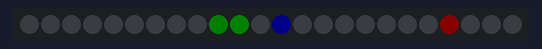
Recording of a sketch running on a simulated Arduino Uno, built with avr-gcc and run on an emulated ATmega328P. Parts: 24 RGB LEDs in strip order, left to right. Dim RGB values are drawn brighter than linear; the local clock reads 2024-03-15 10:24:30 at power-on unless the sketch sets it.

Above: at 0.2 s.
At 5.2 s:
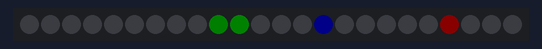
At 11.2 s:
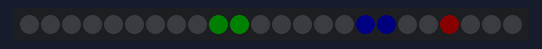
At 21.2 s:
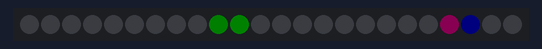
At 29.2 s:
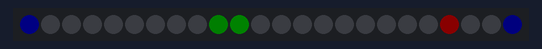
At 37.2 s:
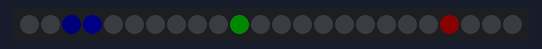

Measured:
- what the display in image 4 shows lasts 1.1 s, from 29.1 s to 30.2 s

The sketch:

neopixel-ringclock-DS1307.ino
```cpp
//RTCLib by Adafruit x DS1307
#include "RTClib.h"
RTC_DS1307 rtc;

#include <Wire.h>
#include <FastLED.h>

#define LED_PIN     4
#define COLOR_ORDER GRB
#define CHIPSET     WS2812
#define NUM_LEDS    24

CRGB leds[NUM_LEDS];

void setup() {
  Serial.begin(9600);
  FastLED.addLeds<CHIPSET, LED_PIN, COLOR_ORDER>(leds, NUM_LEDS).setCorrection( TypicalLEDStrip );
  FastLED.setBrightness( 10 );
  FastLED.setMaxPowerInVoltsAndMilliamps( 5, 500);

  //impostazione modulo RTC DS1307 (I2C)
  if (! rtc.begin()) {
    Serial.println("Couldn't find RTC");
    Serial.flush();
    abort();
  }
  if (! rtc.isrunning()) {
    Serial.println("RTC is NOT running, let's set the time!");
    rtc.adjust(DateTime(F(__DATE__), F(__TIME__)));
  }
}

int h = 7;
int m = 15;
int s = 0;
int r,g,b;
int i = 0;
char str[9];

void loop() {
  FastLED.clear();
  //sprintf(str, "%02d:%02d:%02d", h, m, s);
  //Serial.println(str);

  //secondi
  float n = (((float)s) * 24.0) / 60.0;
  int id = (int)n;
  int nexid = ( (id+1) >= 24 ? 0 : id+1 );
  int nexlev = ((n - (float)id) * 255.0);
  //Serial.println(nexlev);

  leds[id].blue = (255-nexlev);
  leds[nexid].blue = (nexlev);

  //minuti
  n = (((float)m) * 24.0) / 60.0;
  id = (int)n;
  nexid = ( (id+1) >= 24 ? 0 : id+1 );
  nexlev = ((n - (float)id) * 255.0);
  //Serial.println(nexlev);

  leds[id].green = 255-nexlev;
  leds[nexid].green = nexlev;

  //ore
  n = (((float)h) * 24.0) / 12.0;
  id = (int)n;
  nexid = ( (id+1) >= 24 ? 0 : id+1 );
  nexlev = ((n - (float)id) * 255.0);
  //Serial.println(nexlev);

  leds[id].red = 255-nexlev;
  leds[nexid].red = nexlev;


  FastLED.show();

  //clock simulato
  DateTime now = rtc.now();
  h = now.hour();
  m = now.minute();
  s = now.second();
  //riporto le ore tra 0 e 12.
  if (h >= 12) {
    h = h - 12;
  }
  delay(100);
}
```
